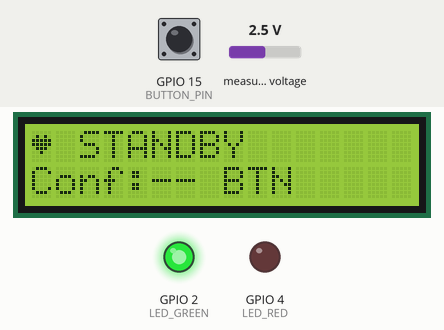
Recording of a sketch running on a simulated ESP32. Shown: 16×2 character LCD, output pins drawn as LEDs (lit = HIGH). Inputs (shaded band) come from the test bench; at power-on: GPIO 15 (BUTTON_PIN) HIGH, measured voltage 2.5 V. WiFi joins after 1.5 s; servers stay silent unless stated; uploads are accepted with an empty reply; what the sketch prints to the serial monitor is not drawn.

Above: at 6.7 s.
At 13.1 s:
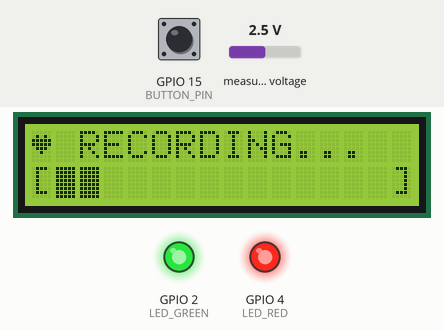
At 20.3 s:
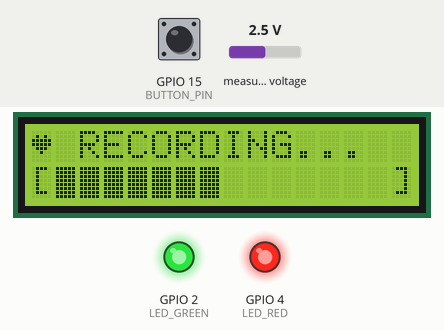
At 36.5 s:
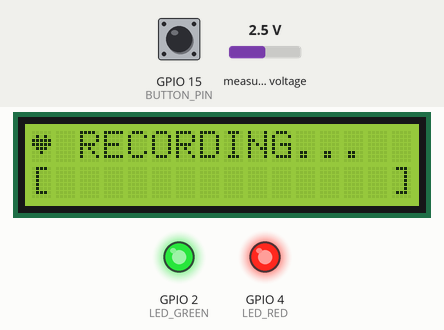
Timing chart, 0 to 38.0 s (numbered marks = the images above):
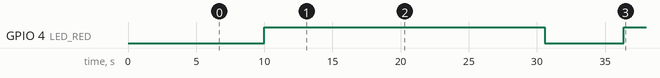

The sketch:

cardioscope1.ino
```cpp
// =====================================================
// Digital Stethoscope
// ESP32 (3.3V) + MAX9814 (3.3V) + ADS1115 (3.3V)
// + LCD1602 I2C (5V) + Level Shifter
// Power: 7.4V LiPo → Buck#1 5V (LCD) → Buck#2 3.3V (sensors)
//
// WIRING:
// ┌─────────────────────────────────────────────────────┐
// │  7.4V LiPo (+) ──→ ESP32 VIN                        │
// │  7.4V LiPo (+) ──→ Buck#1 IN+ → 5V OUT             │
// │  7.4V LiPo (+) ──→ Buck#2 IN+ → 3.3V OUT           │
// │  GND ──────────→ everything GND                     │
// │                                                      │
// │  5V rail  ──→ LCD1602 VCC (pin 2)                   │
// │  5V rail  ──→ LCD1602 A   (pin 15, backlight +)     │
// │  5V rail  ──→ Level Shifter HV                      │
// │                                                      │
// │  3.3V rail ──→ ADS1115 VDD                          │
// │  3.3V rail ──→ MAX9814 VDD                          │
// │  3.3V rail ──→ Level Shifter LV                     │
// │                                                      │
// │  Level Shifter                                       │
// │    LV_A ←→ ESP32 GPIO21    HV_A ←→ LCD1602 SDA     │
// │    LV_B ←→ ESP32 GPIO22    HV_B ←→ LCD1602 SCL     │
// │                                                      │
// │  ADS1115 (3.3V, direct to ESP32 — no shifter)       │
// │    SDA → ESP32 GPIO21      SCL → ESP32 GPIO22       │
// │    ADDR → GND (0x48)       A0  → MAX9814 OUT        │
// │                                                      │
// │  LCD1602 I2C backpack PCF8574                        │
// │    SDA → Level Shifter HV_A                         │
// │    SCL → Level Shifter HV_B                         │
// │    (address 0x27 — if not working try 0x3F)         │
// │                                                      │
// │  LED Green → GPIO 2   (+ 220Ω to GND)               │
// │  LED Red   → GPIO 4   (+ 220Ω to GND)               │
// │  Button    → GPIO 15  (other end to GND)            │
// └─────────────────────────────────────────────────────┘
//
// NOTE: ADS1115 at 3.3V → use GAIN_TWO (±2.048V)
//       MAX9814 at 3.3V → output centres at ~1.65V
//       Midpoint offset = (1.65/2.048)*32767 ≈ 26400
//
// LCD1602 display screens:
//   Boot      → "CardioScope"
//   WiFi      → connecting animation
//   Connected → IP address + server
//   Recording → progress + sample count
//   Sending   → uploading status
//   Result    → prediction + confidence
//   Standby   → last result summary
//   Error     → error message
// =====================================================

#include <Arduino.h>
#include <WiFi.h>
#include <HTTPClient.h>
#include <Wire.h>
#include <ArduinoJson.h>
#include <Adafruit_ADS1X15.h>
#include <LiquidCrystal_I2C.h>

// ===== CONFIGURE THESE =====
#define WIFI_SSID      "YOUR_WIFI_NAME"
#define WIFI_PASSWORD  "YOUR_WIFI_PASSWORD"
#define PC_IP          "192.168.1.5"
#define SERVER_PORT    5000
// ===========================

// I2C pins (3.3V side → through level shifter for LCD)
#define SDA_PIN   21
#define SCL_PIN   22

// LEDs & Button
#define LED_GREEN  2
#define LED_RED    4
#define BUTTON_PIN 15

// LCD1602 I2C
// Try 0x27 first. If LCD blank, change to 0x3F
#define LCD_ADDRESS  0x27
#define LCD_COLS     16
#define LCD_ROWS      2

// ADS1115 — 3.3V supply → GAIN_TWO
#define ADS_GAIN      GAIN_TWO          // ±2.048V range
#define ADS_RATE      RATE_ADS1115_860SPS
// MAX9814 @ 3.3V centres at ~1.65V
// (1.65 / 2.048) * 32767 ≈ 26400
#define ADC_MIDPOINT  26400

// Audio
#define SAMPLE_RATE     800
#define RECORD_SECONDS  3
#define TOTAL_SAMPLES   (SAMPLE_RATE * RECORD_SECONDS)   // 2400

// ===== OBJECTS =====
Adafruit_ADS1115   ads;
LiquidCrystal_I2C  lcd(LCD_ADDRESS, LCD_COLS, LCD_ROWS);

// Audio buffer
int16_t audioBuffer[TOTAL_SAMPLES];

// Last prediction
String lastPrediction = "STANDBY";
String lastConfidence = "--";
String lastMessage    = "No data yet";
bool   isAbnormal     = false;

// =====================================================
// CUSTOM LCD CHARACTERS
// =====================================================
// Heart symbol ♥
byte heartChar[8] = {
  0b00000, 0b01010, 0b11111,
  0b11111, 0b01110, 0b00100, 0b00000, 0b00000
};
// Signal bar
byte signalChar[8] = {
  0b00000, 0b00001, 0b00011,
  0b00111, 0b01111, 0b11111, 0b00000, 0b00000
};
// Warning !
byte warnChar[8] = {
  0b00100, 0b00100, 0b01110,
  0b01110, 0b11111, 0b11111, 0b00000, 0b00100
};

// =====================================================
// LCD HELPERS
// =====================================================

// Print a string padded/truncated to exactly 'width' chars
void lcdPrint(int col, int row, String text, int width = 16) {
  lcd.setCursor(col, row);
  // Truncate if too long
  if ((int)text.length() > width) text = text.substring(0, width);
  // Pad with spaces to clear old chars
  while ((int)text.length() < width) text += " ";
  lcd.print(text);
}

void lcdBoot(String line1, String line2 = "") {
  lcd.clear();
  lcdPrint(0, 0, line1);
  lcdPrint(0, 1, line2);
}

void lcdConnecting(int dots) {
  lcd.clear();
  lcdPrint(0, 0, "Connecting WiFi");
  String d = "";
  for (int i = 0; i < (dots % 4); i++) d += ".";
  lcdPrint(0, 1, d);
}

void lcdConnected(String ip) {
  lcd.clear();
  lcd.setCursor(0, 0);
  lcd.write(byte(1));  // signal char
  lcd.print(" WiFi OK!");
  lcdPrint(0, 1, ip);
}

void lcdRecording(int sample, int total) {
  lcd.clear();
  lcd.setCursor(0, 0);
  lcd.write(byte(0));  // heart char
  lcd.print(" RECORDING...");

  // Progress bar — 14 chars wide
  int progress = map(sample, 0, total, 0, 14);
  lcd.setCursor(0, 1);
  lcd.print("[");
  for (int i = 0; i < 14; i++) {
    lcd.print(i < progress ? (char)255 : ' ');
  }
  lcd.print("]");
}

void lcdSending() {
  lcd.clear();
  lcdPrint(0, 0, "Sending to PC...");
  lcdPrint(0, 1, "ML analysing...");
}

void lcdResult(String pred, String conf, bool abnormal) {
  lcd.clear();

  // Row 0: icon + prediction (max 14 chars)
  lcd.setCursor(0, 0);
  if (abnormal) {
    lcd.write(byte(2));   // warning char
    lcd.print(" ");
  } else {
    lcd.write(byte(0));   // heart char
    lcd.print(" ");
  }
  // Truncate prediction to 13 chars
  String p = pred;
  if (p.length() > 13) p = p.substring(0, 13);
  lcd.print(p);

  // Row 1: confidence
  lcdPrint(0, 1, "Conf: " + conf);
}

void lcdMessage(String msg) {
  // Show scrolling message on row 1 if too long
  lcd.clear();
  lcdPrint(0, 0, lastPrediction + " " + lastConfidence);
  // Truncate message to 16 chars for row 1
  String m = msg;
  if (m.length() > 16) m = m.substring(0, 16);
  lcdPrint(0, 1, m);
}

void lcdStandby() {
  lcd.clear();
  lcd.setCursor(0, 0);
  lcd.write(byte(0));  // heart
  lcd.print(" ");
  String p = lastPrediction;
  if (p.length() > 12) p = p.substring(0, 12);
  lcd.print(p);
  lcdPrint(0, 1, "Conf:" + lastConfidence + " BTN");
}

void lcdError(String err) {
  lcd.clear();
  lcdPrint(0, 0, "!! ERROR !!");
  lcdPrint(0, 1, err);
}

// =====================================================
// ADS1115 SETUP
// =====================================================
void setupADS() {
  if (!ads.begin(0x48)) {
    Serial.println("[ERROR] ADS1115 not found!");
    lcdError("ADS1115 missing");
    while (true) delay(1000);
  }
  ads.setGain(ADS_GAIN);
  ads.setDataRate(ADS_RATE);
  Serial.println("[OK] ADS1115 — GAIN_TWO (±2.048V) — 3.3V mode");
  Serial.printf("[OK] Midpoint offset: %d\n", ADC_MIDPOINT);
}

// =====================================================
// WI-FI SETUP
// =====================================================
void setupWiFi() {
  lcdConnecting(0);
  WiFi.begin(WIFI_SSID, WIFI_PASSWORD);
  Serial.print("[WiFi] Connecting");

  int attempts = 0;
  while (WiFi.status() != WL_CONNECTED && attempts < 40) {
    delay(500);
    Serial.print(".");
    attempts++;
    lcdConnecting(attempts);
  }

  if (WiFi.status() == WL_CONNECTED) {
    String ip = WiFi.localIP().toString();
    Serial.printf("\n[WiFi] Connected! IP: %s\n", ip.c_str());
    digitalWrite(LED_GREEN, HIGH);
    lcdConnected(ip);
    delay(2500);
  } else {
    Serial.println("\n[ERROR] WiFi failed!");
    lcdError("WiFi FAILED");
    delay(2000);
  }
}

// =====================================================
// RECORD AUDIO
// =====================================================
void recordAudio() {
  Serial.printf("[REC] %ds @ %d SPS\n",
                RECORD_SECONDS, SAMPLE_RATE);
  digitalWrite(LED_RED, HIGH);

  const unsigned long interval = 1000000UL / SAMPLE_RATE;
  unsigned long nextSample = micros();
  int clipped = 0;

  for (int i = 0; i < TOTAL_SAMPLES; i++) {
    while (micros() < nextSample) {}
    nextSample += interval;

    int16_t raw = ads.readADC_SingleEnded(0);

    if (raw >= 32760 || raw <= -32760) clipped++;

    // Remove DC midpoint
    audioBuffer[i] = (int16_t)constrain(
                       (int32_t)raw - ADC_MIDPOINT,
                       -32768, 32767);

    // Update LCD progress every 120 samples (~15%)
    if (i % 120 == 0) lcdRecording(i, TOTAL_SAMPLES);
  }

  // Show 100% on finish
  lcdRecording(TOTAL_SAMPLES, TOTAL_SAMPLES);
  delay(200);

  digitalWrite(LED_RED, LOW);
  Serial.printf("[REC] Done! %d samples | clipped: %d (%.1f%%)\n",
                TOTAL_SAMPLES, clipped,
                (float)clipped / TOTAL_SAMPLES * 100.0f);

  if ((float)clipped / TOTAL_SAMPLES > 0.05f) {
    Serial.println("[WARN] >5% clipped — mic too close or gain too high");
  }
}

// =====================================================
// SEND & PREDICT
// =====================================================
void sendAndPredict() {
  if (WiFi.status() != WL_CONNECTED) {
    Serial.println("[ERROR] WiFi disconnected!");
    lcdError("WiFi lost!");
    return;
  }

  lcdSending();

  String url = String("http://") + PC_IP + ":"
             + String(SERVER_PORT) + "/predict";

  Serial.printf("[HTTP] POST → %s (%d bytes)\n",
                url.c_str(), TOTAL_SAMPLES * 2);

  HTTPClient http;
  http.begin(url);
  http.addHeader("Content-Type",  "application/octet-stream");
  http.addHeader("X-Sample-Rate", String(SAMPLE_RATE));
  http.addHeader("X-Mic-Type",    "MAX9814-ADS1115-3V3");
  http.addHeader("X-ADC-Gain",    "GAIN_TWO");
  http.setTimeout(20000);

  int code = http.POST((uint8_t*)audioBuffer,
                        TOTAL_SAMPLES * sizeof(int16_t));

  if (code == 200) {
    String resp = http.getString();

    StaticJsonDocument<512> doc;
    DeserializationError err = deserializeJson(doc, resp);

    if (!err) {
      const char* pred = doc["prediction"] | "unknown";
      float       conf = doc["confidence"]  | 0.0f;
      const char* msg  = doc["message"]     | "";

      lastPrediction = String(pred);
      lastPrediction.toUpperCase();
      lastConfidence = String(conf * 100.0f, 1) + "%";
      lastMessage    = String(msg);
      isAbnormal     = (String(pred) != "normal");

      Serial.println("\n==============================");
      Serial.printf("  RESULT    : %s\n",     pred);
      Serial.printf("  CONFIDENCE: %.1f%%\n", conf * 100.0f);
      Serial.printf("  MESSAGE   : %s\n",     msg);
      Serial.println("==============================\n");

      // Show result on LCD
      lcdResult(lastPrediction, lastConfidence, isAbnormal);
      delay(3000);

      // Then show medical message
      lcdMessage(lastMessage);

    } else {
      Serial.println("[ERROR] JSON parse failed");
      lcdError("JSON parse err");
    }

  } else {
    Serial.printf("[ERROR] HTTP %d\n", code);
    lcdError("HTTP " + String(code));
  }

  http.end();
}

// =====================================================
// SETUP
// =====================================================
void setup() {
  Serial.begin(115200);
  delay(500);

  pinMode(LED_GREEN,  OUTPUT);
  pinMode(LED_RED,    OUTPUT);
  pinMode(BUTTON_PIN, INPUT_PULLUP);
  digitalWrite(LED_GREEN, LOW);
  digitalWrite(LED_RED,   LOW);

  // I2C — 3.3V side (goes through level shifter to 5V LCD)
  Wire.begin(SDA_PIN, SCL_PIN);
  Wire.setClock(100000);    // 100kHz safe with level shifter

  // LCD init
  lcd.init();
  lcd.backlight();
  lcd.createChar(0, heartChar);
  lcd.createChar(1, signalChar);
  lcd.createChar(2, warnChar);

  lcdBoot("CardioScope v2.1", "Initialising...");
  delay(1000);

  Serial.println("====================================");
  Serial.println("  Stethoscope — LCD1602 Edition");
  Serial.println("  MAX9814(3.3V) + ADS1115(3.3V)");
  Serial.println("  LCD1602(5V)   + Level Shifter");
  Serial.println("  Power: 7.4V LiPo + 2x Buck");
  Serial.println("====================================");

  lcdBoot("ADS1115 init...", "GAIN_TWO / 3.3V");
  setupADS();
  delay(800);

  setupWiFi();

  lcdStandby();
  Serial.println("[READY] Press button or wait 10s");
}

// =====================================================
// LOOP
// =====================================================
unsigned long lastTime = 0;

void loop() {
  bool btn   = (digitalRead(BUTTON_PIN) == LOW);
  bool auto_ = (millis() - lastTime > 10000);

  if (btn || auto_) {
    if (btn) delay(50);   // debounce
    lastTime = millis();

    recordAudio();
    sendAndPredict();

    // Hold result 5 seconds then back to standby
    delay(5000);
    lcdStandby();
    delay(500);
  }
}
```

Measured:
- by itself, GPIO 4 (LED_RED): LOW → HIGH at 10.0 s, → LOW 20.6 s later, → HIGH 5.8 s later
- what the display in image 0 shows lasts 3.3 s, from 6.7 s to 10.0 s
- what the display in image 1 shows lasts 2.0 s, from 13.1 s to 15.1 s
